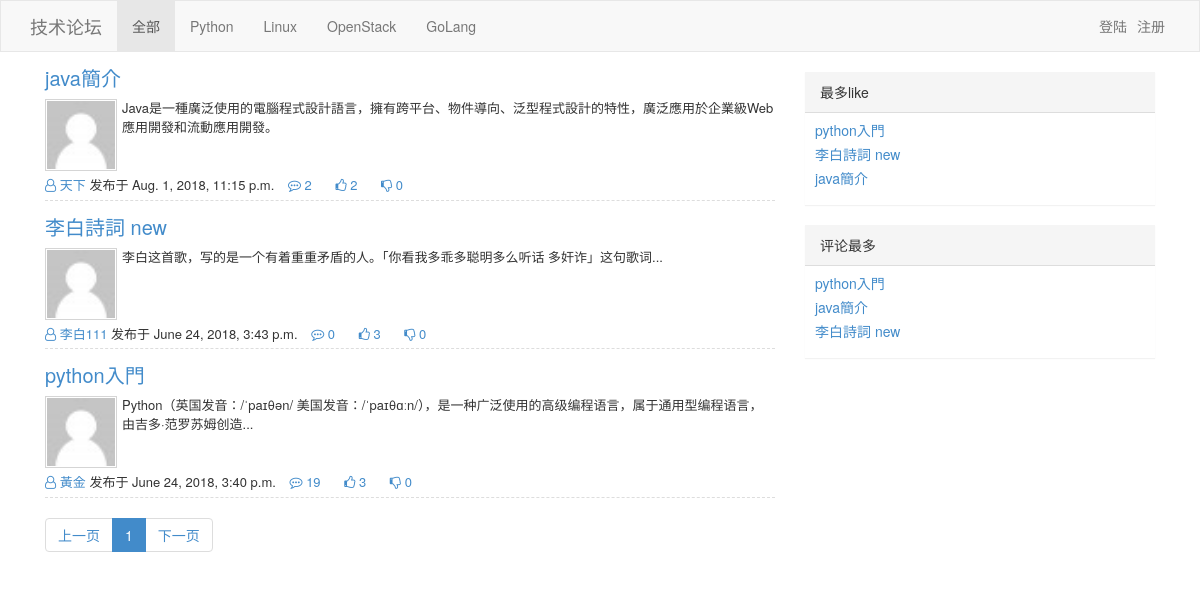
The page / on the database its author committed.
### repository/models.py (models this page shows, shortened)
class Article(models.Model):
    nid = models.BigAutoField(primary_key=True)
    title = models.CharField(verbose_name='文章标题', max_length=128)
    summary = models.CharField(verbose_name='文章简介', max_length=255)
    read_count = models.IntegerField(default=0)
    comment_count = models.IntegerField(default=0)
    up_count = models.IntegerField(default=0)
    down_count = models.IntegerField(default=0)
    create_time = models.DateTimeField(verbose_name='创建时间', auto_now_add=True)
    blog = models.ForeignKey(verbose_name='所属博客', to='Blog', to_field='nid', on_delete=models.CASCADE)
    category = models.ForeignKey(verbose_name='文章类型', to='Category', to_field='nid', null=True,
                                 on_delete=models.CASCADE)
    type_choices = [
        (1, "Python"),
        (2, "Linux"),
        (3, "OpenStack"),
        (4, "GoLang"),
    ]
    article_type_id = models.IntegerField(choices=type_choices, default=None)
    tags = models.ManyToManyField(
        to="Tag",
        through='Article2Tag',
        through_fields=('article', 'tag'),
    )

class Blog(models.Model):
    nid = models.BigAutoField(primary_key=True)
    title = models.CharField(verbose_name='个人博客标题', max_length=64)
    site = models.CharField(verbose_name='个人博客前缀', max_length=32, unique=True)
    theme = models.CharField(verbose_name='博客主题', max_length=32)
    user = models.OneToOneField(to='UserInfo', to_field='nid', on_delete=models.CASCADE)

class UserInfo(models.Model):
    nid = models.BigAutoField(primary_key=True)
    username = models.CharField(verbose_name='用户名', max_length=32, unique=True)
    password = models.CharField(verbose_name='密码', max_length=64)
    nickname = models.CharField(verbose_name='昵称', max_length=32)
    email = models.EmailField(verbose_name='邮箱', unique=True)
    avatar = models.ImageField(verbose_name='头像', upload_to="./static/imgs/avatar/",
                               default="static/imgs/avatar/default.png")
    create_time = models.DateTimeField(verbose_name='创建时间', auto_now_add=True)
    fans = models.ManyToManyField(verbose_name='粉丝们',
                                  to='UserInfo',  # 要進行關聯的表
                                  through='UserFans',  # 指定第三張表的表名
                                  related_name='f',  # 反向操作時用的字段名,不設置是表名_set
                                  through_fields=('user', 'follower'))
    def __str__(self):
        return self.username

### web/views/home.py (the view)
# urls.py: re_path('^all/(?P<article_type_id>\d+).html$', home.index, name='index'),
def index(request, *args, **kwargs):
    article_type_list = models.Article.type_choices
    if kwargs:
        article_type_id = int(kwargs['article_type_id'])
        base_url = reverse('index', kwargs=kwargs)  # all/1.html
    else:
        article_type_id = None
        base_url = '/'  # /
    data_count = models.Article.objects.filter(**kwargs).count()
    page_obj = Pagination(request.GET.get('p'), data_count)
    article_list = models.Article.objects.filter(**kwargs).order_by('-nid')[page_obj.start:page_obj.end]
    page_str = page_obj.page_str(base_url)
    article_like_list = models.Article.objects.order_by('-up_count')[0:10]
    article_comment_list = models.Article.objects.order_by('-comment_count')[0:10]
    return render(
        request,
        'index.html',
        {
            'article_list': article_list,
            'article_type_id': article_type_id,  # 文章分類id
            'article_type_list': article_type_list,  # 文章分類的文本
            'page_str': page_str,
            'article_like_list': article_like_list,
            'article_comment_list': article_comment_list,
        }
    )

### utils/pagination.py (called while the page is built)
    @property
    def start(self):
        return (self.current_page - 1) * self.per_page_count

    @property
    def end(self):
        return self.current_page * self.per_page_count

    @property
    def total_count(self):
        v, y = divmod(self.data_count, self.per_page_count)
        if y:
            v += 1
        return v

### templates/index.html (shortened to what this page needs)
<!DOCTYPE html>
<html>
<head lang="en">
    <link rel="stylesheet" href="/static/plugins/bootstrap/css/bootstrap.css"/>
    <link rel="stylesheet" href="/static/plugins/font-awesome/css/font-awesome.css"/>
    <link rel="stylesheet" href="/static/css/edmure.css"/>
    <link rel="stylesheet" href="/static/css/commons.css"/>
    <link rel="stylesheet" href="/static/css/row-avatar.css"/>
</head>
<body>
{% include 'include/header.html' %}
{% load myTag%}
<div class="container">
    <div>
        <div class="col-md-8">
            <div class="article-list">
                {% for row in article_list %}
                <div class="article-item clearfix">
                    <h3><a href="/{{row.blog.user}}/{{row.nid}}.html">{{ row.title }}</a></h3>
                    <div class="clearfix">
                        <a class="avatar left" href="#">
                            <img src="/{{ row.blog.user.avatar }}">
                        </a>
                        {{ row.summary }}
                    </div>
                    <div class="footers">
                        <a href="/{{row.blog.user}}.html">
                            <i class="fa fa-user-o" aria-hidden="true"></i>
                            <span>{{ row.blog.user.nickname }}</span>
                        </a>
                        <span>发布于 {{ row.create_time }}</span>
                        <a a href="/{{row.blog.user}}/{{row.nid}}.html" class="ele">
                            <i class="fa fa-commenting-o" aria-hidden="true"></i>
                            <span>{{ row.comment_count }}</span>
                        </a>
                        <a href="#" class="ele" id="btn_like" onclick="like('{{row.blog.user}}','{{row.nid}}',this)">
                            {% if row|like:request.session.user_info.username%}
                            <i class="fa fa-thumbs-up" aria-hidden="true"></i>
                            {%else%}
                            <i class="fa fa-thumbs-o-up" aria-hidden="true"></i>
                            {%endif%}
                            <span>{{ row.up_count }}</span>
                        </a>
                        <a href="#" class="ele" id="btn_dislike"
                           onclick="dislike('{{row.blog.user}}','{{row.nid}}',this)">
                            {% if row|dislike:request.session.user_info.username%}
                            <i class="fa fa-thumbs-down" aria-hidden="true"></i>
                            {%else%}
                            <i class="fa fa-thumbs-o-down" aria-hidden="true"></i>
                            {%endif%}
                            <span>{{ row.down_count }}</span>
                        </a>
                    </div>
                </div>
                {% endfor %}
            </div>
            <div class="clearfix">
                <ul class="pagination">
                    {{ page_str }}
                </ul>
            </div>
        </div>
        <div class="col-md-4">
            <div class="panel panel-default hot-recommend">
                <div class="panel-heading">最多like</div>
                <div class="panel-body">
                    <ul class="list-unstyled">
                        {%for row in article_like_list%}
                        <li><a href="/{{row.blog.user}}/{{row.nid}}.html">{{row.title}}</a></li>
                        {%endfor%}
                    </ul>
                </div>
            </div>
            <div class="panel panel-default hot-comment">
                <div class="panel-heading">评论最多</div>
                <div class="panel-body">
                    <ul class="list-unstyled">
                        {%for row in article_comment_list%}
                        <li><a href="/{{row.blog.user}}/{{row.nid}}.html">{{row.title}}</a></li>
                        {%endfor%}
                    </ul>
                </div>
            </div>
        </div>
    </div>
</div>
</body>
</html>

### templates/include/header.html (shortened to what this page needs)
<nav class="navbar navbar-default" role="navigation">
    <div class="container">
        <div class="navbar-header">
            <a class="navbar-brand" href="#">技术论坛</a>
        </div>
        <div class="collapse navbar-collapse" id="bs-example-navbar-collapse-1">
            <ul class="nav navbar-nav">
                {% if not article_type_id %}
                    <li class="active"><a href="/">全部</a></li>
                {% else %}
                    <li><a href="/">全部</a></li>
                {% endif %}
                {% for item in article_type_list %}
                    {% if item.0 == article_type_id %}
                        <li class="active"><a href="/all/{{ item.0 }}.html">{{ item.1 }}</a></li>
                    {% else %}
                        <li><a href="/all/{{ item.0 }}.html">{{ item.1 }}</a></li>
                    {% endif %}
                {% endfor %}
            </ul>
            <ul class="nav navbar-nav navbar-right ">
                {% if request.session.user_info %}
                    <li>
                        <a href="/backend/index.html">{{ request.session.user_info.nickname }}</a>
                    </li>
                    {% if  request.session.user_info.blog__site %}
                        <li><a style="padding-left: 0;padding-right: 0;">·</a></li>
                        <li>
                            <a href="/{{ request.session.user_info.blog__site }}.html">我的博客</a>
                        </li>
                    {% endif %}
                    <li><a style="padding-left: 0;padding-right: 0;">·</a></li>
                    <li><a href="/backend/index.html">管理</a></li>
                    <li><a style="padding-left: 0;padding-right: 0;">|</a></li>
                    <li><a href="/logout.html">退出</a></li>
                {% else %}
                    <li><a href="/login.html">登陆</a></li>
                    <li><a href="/register.html">注册</a></li>
                {% endif %}
            </ul>
        </div>
    </div>
</nav>

### static/css/edmure.css (style rules this page uses)
.navbar { border-radius: 0; margin-bottom: 0; }
@media (min-width: 768px) { .container { width: 750px; } }
@media (min-width: 992px) { .container { width: 970px; } }
@media (min-width: 1200px) { .container { width: 1170px; } }
.hot-recommend, .hot-comment { border-radius: 0; border: 0; margin-top: 20px; }
.hot-recommend .panel-heading, .hot-comment .panel-heading { border-radius: 0; }
.hot-recommend .panel-body, .hot-comment .panel-body { padding: 5px 10px; }
.hot-recommend li, .hot-comment li { padding: 2px 0; }
.navbar-right li a { padding-left: 5px; padding-right: 5px; }

### static/css/commons.css (style rules this page uses)
img { border: 0; }
.left { float: left; }

### static/css/row-avatar.css (style rules this page uses)
.article-item { font-size: 13px; border-bottom: 1px dashed #dddddd; padding: 5px 0; }
.article-item h3 { margin-top: 10px; font-size: 20px; }
.article-item .avatar { border: 1px solid #d5d5d5;margin-right: 5px; }
.article-item .avatar img { width: 70px;height: 70px;padding: 1px; }
.article-item .footers { padding: 5px 0 0 0; }
.article-item .footers .ele { margin: 0 10px; }

### rows shown on the page
Article: title "java簡介", blog.user.avatar (placeholder picture), summary "Java是一種廣泛使用的電腦程式設計語言，擁有跨平台、物件導向、泛型程式設計的特性，廣泛應用於企業級Web應用開發和流動應用開發。", blog.user.nickname "天下", create_time "Aug. 1, 2018, 11:15 p.m.", comment_count "2", up_count "2", down_count "0"
Article: title "李白詩詞 new", blog.user.avatar (placeholder picture), summary "李白这首歌，写的是一个有着重重矛盾的人。「你看我多乖多聪明多么听话 多奸诈」这句歌词...", blog.user.nickname "李白111", create_time "June 24, 2018, 3:43 p.m.", comment_count "0", up_count "3", down_count "0"
Article: title "python入門", blog.user.avatar (placeholder picture), summary "Python（英国发音：/ˈpaɪθən/ 美国发音：/ˈpaɪθɑːn/），是一种广泛使用的高级编程语言，属于通用型编程语言，由吉多·范罗苏姆创造...", blog.user.nickname "黃金", create_time "June 24, 2018, 3:40 p.m.", comment_count "19", up_count "3", down_count "0"

### other values the page prints
{{ item.1 }} "Python" "Linux" "OpenStack" "GoLang"
{{ page_str }} "上一页 1 下一页"
